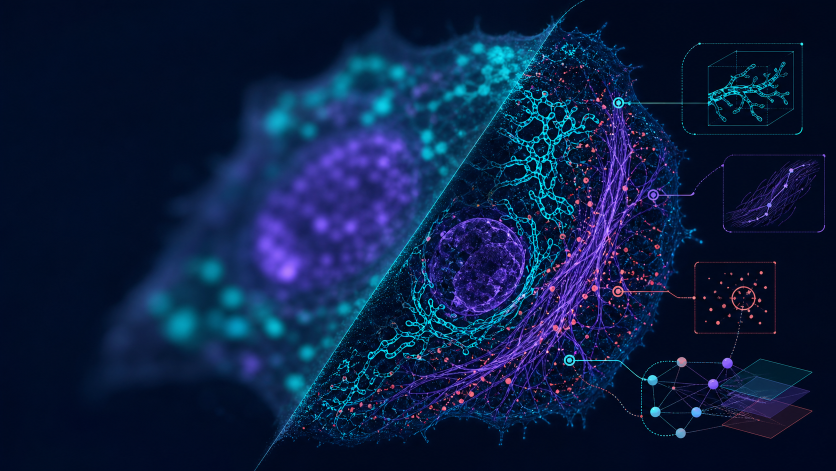
#> input picture MorphAgent_UI/MorphAgent/morphagent_ui/resources/morphagent_hero.png, 1672 x 941 px (shown at 1/2 size)
$ python -i extract.py   (imports and definitions only)   (older library calls are emulated)
#> lines starting #> are read from the running program, lines starting #| are printed output that depends on the picture; after the words box and inside, x2 and y2 are one past the last pixel; in counts of white or black regions, pixels touching at a corner belong together
def extract(img, *segmentation_masks):
    # IMPORT ALL REQUIRED PACKAGES AT THE BEGINNING OF THE FUNCTION
    import numpy as np
    from skimage.feature import graycomatrix
    from skimage.measure import label, regionprops
    from skimage.filters import threshold_otsu
    from skimage.morphology import binary_opening, disk

    # 1. Data Loading and Validation
    # Ensure image is uint8 for GLCM calculation (0-255 levels)
    # If float, scale to 0-255. If uint16, rescale.
    # The dataset description says input is uint8, but we handle robustness.
    img_arr = np.asarray(img)

    # Handle dimensions
    if img_arr.ndim == 3:
        if img_arr.shape[-1] == 3:
            # (H, W, C) - Standard format
            # Channel 1 is Tubulin (Green)
            tubulin = img_arr[..., 1]
        elif img_arr.shape[0] == 3:
            # (C, H, W) - Possible alternative
            tubulin = img_arr[1, ...]
        else:
            # Fallback: take mean or first channel if structure is weird
            tubulin = img_arr[..., 0]
    elif img_arr.ndim == 2:
        # Grayscale image, assume it's the channel of interest
        tubulin = img_arr
    else:
        return 0.0

    # Ensure uint8 for graycomatrix
    if tubulin.dtype != np.uint8:
        # Normalize to 0-1 then scale to 0-255
        min_val = np.min(tubulin)
        max_val = np.max(tubulin)
        if max_val > min_val:
            tubulin = ((tubulin - min_val) / (max_val - min_val) * 255).astype(np.uint8)
        else:
            tubulin = np.zeros_like(tubulin, dtype=np.uint8)

    # 2. Mask Handling
    # We need to identify individual cells to compute per-cell texture
    cell_labels = None

    if segmentation_masks and len(segmentation_masks) > 0:
        # Use the first available mask
        mask_input = segmentation_masks[0]

        # Ensure mask matches image spatial dimensions
        if mask_input.shape[-2:] == tubulin.shape[-2:]:
             # Handle (C, H, W) or (1, H, W) mask
             mask_2d = mask_input.squeeze()
        elif mask_input.shape[:2] == tubulin.shape[:2]:
             # Handle (H, W) or (H, W, 1) mask
             mask_2d = mask_input if mask_input.ndim == 2 else mask_input[..., 0]
        else:
             # Dimension mismatch fallback
             mask_2d = None

        if mask_2d is not None:
            # If mask is already labeled (int > 1), use it. If binary, label it.
            if np.max(mask_2d) > 1:
                cell_labels = mask_2d.astype(int)
            elif np.max(mask_2d) == 1:
                cell_labels = label(mask_2d)
            else:
                # Empty mask
                cell_labels = None

    # Fallback: Generate mask if none provided or invalid
    if cell_labels is None:
        try:
            # Simple background segmentation on Tubulin channel
            # Otsu thresholding
            thresh = threshold_otsu(tubulin)
            binary = tubulin > thresh
            # Clean up noise
            binary = binary_opening(binary, disk(2))
            cell_labels = label(binary)
        except Exception:
            # If thresholding fails (e.g. uniform image), return 0
            return 0.0

    # 3. Feature Extraction: Haralick Entropy
    # We compute GLCM for each cell individually to avoid texture artifacts from cell boundaries/background

    props = regionprops(cell_labels, intensity_image=tubulin)

    if not props:
        return 0.0

    entropies = []

    # GLCM parameters
    distances = [1]
    angles = [0, np.pi/4, np.pi/2, 3*np.pi/4] # 0, 45, 90, 135 degrees
    levels = 256

    for prop in props:
        # Extract the bounding box of the cell
        minr, minc, maxr, maxc = prop.bbox

        # Get the sub-image for the cell
        cell_patch = tubulin[minr:maxr, minc:maxc]

        # Get the mask for the cell within the bounding box
        # prop.image is the binary mask of the cell in the bbox
        cell_mask = prop.image

        # We only want to compute texture on the cell pixels.
        # graycomatrix computes on the rectangular array.
        # Strategy: Mask out background pixels by setting them to 0.
        # Note: This introduces a large peak at (0,0) in the GLCM (background-background).
        # We must handle this during entropy calculation.
        masked_patch = cell_patch.copy()
        masked_patch[~cell_mask] = 0

        # Compute GLCM
        # symmetric=True, normed=True
        glcm = graycomatrix(masked_patch, distances=distances, angles=angles,
                            levels=levels, symmetric=True, normed=True)

        # glcm shape: (levels, levels, num_distances, num_angles)

        # Calculate Entropy manually
        # Entropy = - sum(p * log2(p))

        # To avoid the background influence (the massive count of 0-0 pairs outside the cell),
        # we can zero out the [0,0] entry of the GLCM and re-normalize.
        # This focuses the texture metric on the internal structure and the boundary contrast.

        # Iterate over angles to compute mean entropy for this cell
        cell_angle_entropies = []
        for angle_idx in range(len(angles)):
            P = glcm[:, :, 0, angle_idx]

            # Remove background-background interactions (index 0,0)
            # This is critical because the rectangular bbox contains many 0s that are not part of the cell
            # However, pixels inside the cell might genuinely be 0.
            # A safer approach for "texture within ROI" is usually to ignore the 0-0 transition
            # if 0 represents the masked background.

            # Since we masked with 0, P[0,0] is dominated by the mask.
            # We set P[0,0] to 0 and re-normalize.
            P_copy = P.copy()
            P_copy[0, 0] = 0

            sum_p = np.sum(P_copy)
            if sum_p > 0:
                P_norm = P_copy / sum_p

                # Compute entropy on non-zero elements
                mask_p = P_norm > 0
                entropy = -np.sum(P_norm[mask_p] * np.log2(P_norm[mask_p]))
                cell_angle_entropies.append(entropy)
            else:
                cell_angle_entropies.append(0.0)

        # Average over angles for this cell
        if cell_angle_entropies:
            entropies.append(np.mean(cell_angle_entropies))

    # 4. Aggregation
    if not entropies:
        return 0.0

    result = np.mean(entropies)

    return float(result)

>>> import cv2
>>> picture = cv2.imread('../../../../../../MorphAgent_UI/MorphAgent/morphagent_ui/resources/morphagent_hero.png', cv2.IMREAD_GRAYSCALE)
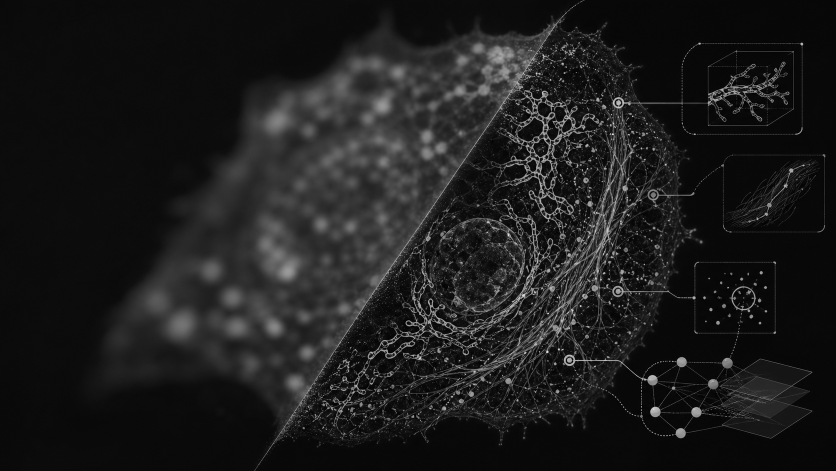
#> picture: shape (941, 1672) (shown at 1/2 size); min 0, max 255, mean 28.4
>>> result = extract(picture)
#> in extract, `thresh = threshold_otsu(tubulin)`: thresh = 45
#> in extract, `binary = tubulin > thresh`:
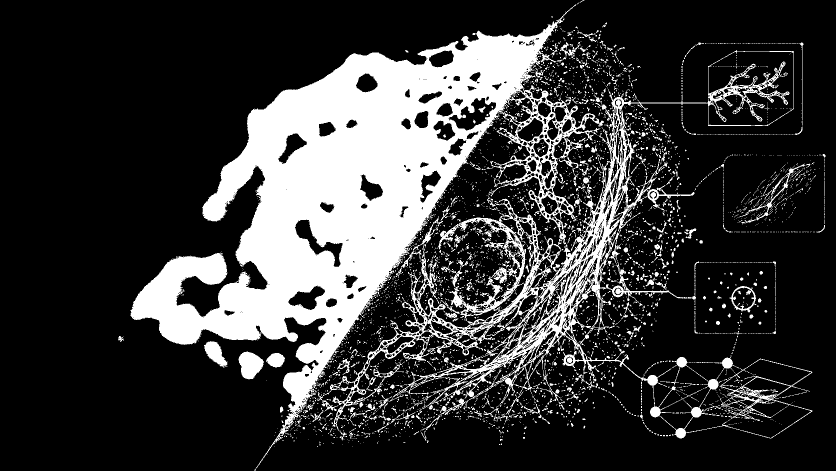
#> binary: shape (941, 1672) bool (shown at 1/2 size); 22% white; 4219 white regions (3841 under 20 px), largest, box (x1, y1, x2, y2) and area: (261, 9, 1208, 941) 239037, (664, 100, 1588, 861) 57588, (1300, 714, 1625, 877) 5938
#> in extract, `binary = binary_opening(binary, disk(2))`:
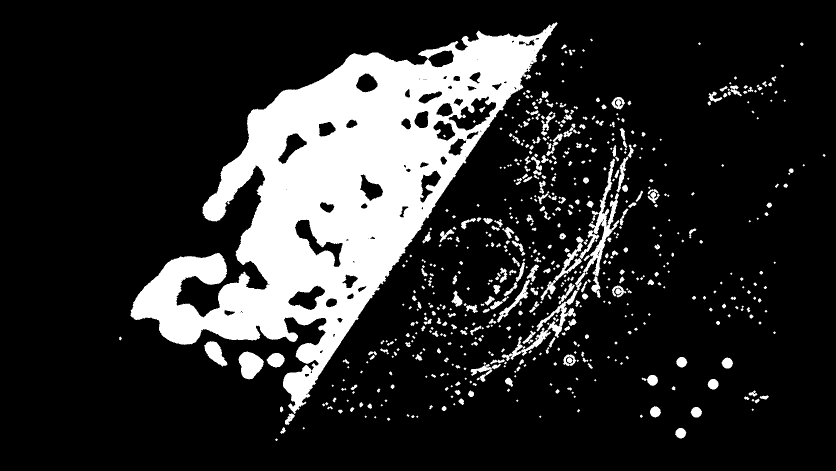
#> binary: shape (941, 1672) bool (shown at 1/2 size); 17.2% white; 637 white regions (225 under 20 px)
#> in extract, `cell_labels = label(binary)`:
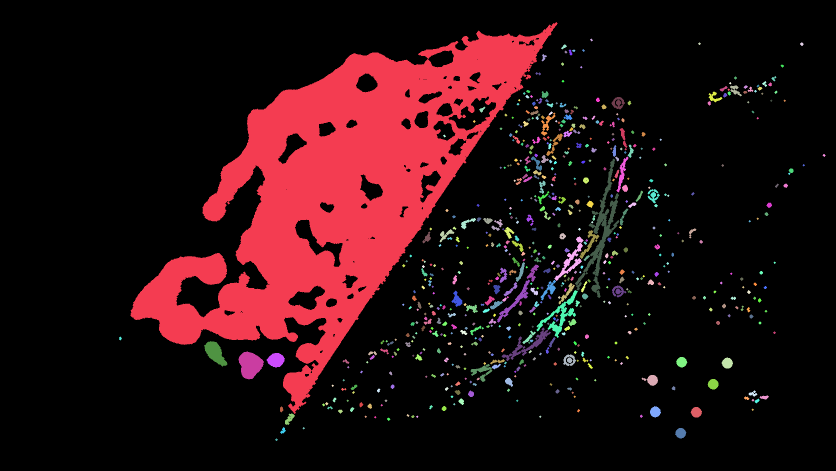
#> cell_labels: shape (941, 1672) int32 (shown at 1/2 size); 638 distinct labels, from 0 to 637; one colour per label, 0 black
#> in extract, `props = regionprops(cell_labels, intensity_image=tubulin)`: props = 637 regions; largest, box (x1, y1, x2, y2) and area: (261, 44, 1115, 828) 223836, (1150, 317, 1239, 596) 4215, (477, 703, 528, 759) 1941, (1073, 580, 1156, 676) 1662, (408, 682, 455, 733) 1263
#> the loop in extract, `for prop in props:` made 637 passes
#> (minr, minc, maxr, maxc) on passes 1 to 3: (44, 261, 828, 1115), (77, 1180, 83, 1186), (85, 1396, 90, 1402)
#> pass 1, in extract, `cell_patch = tubulin[minr:maxr, minc:maxc]`:
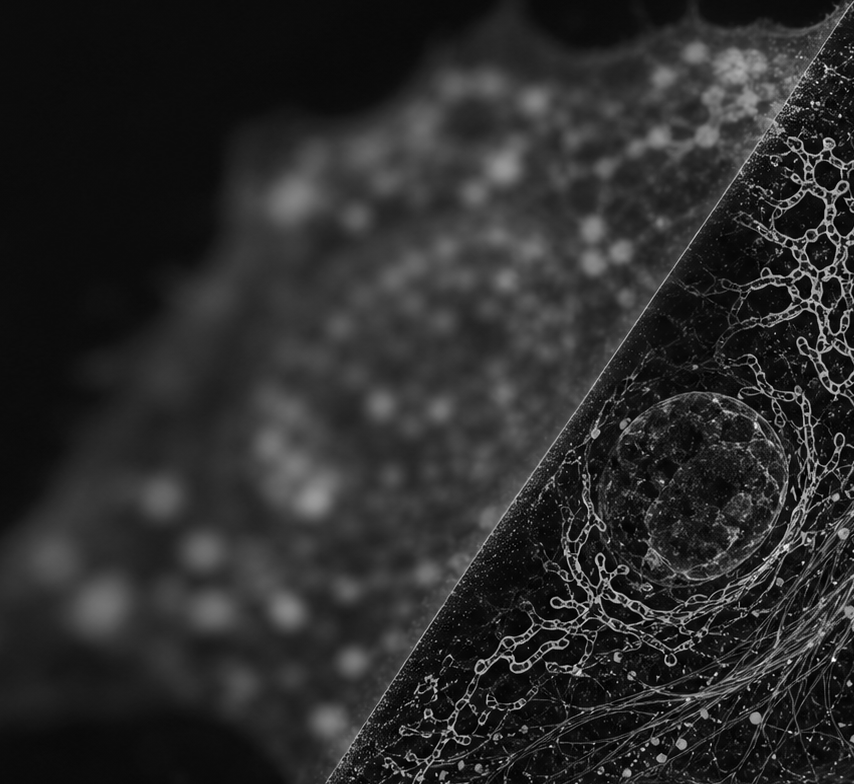
#> cell_patch: shape (784, 854); min 0, max 255, mean 43.3
#> pass 1, in extract, `cell_mask = prop.image`:
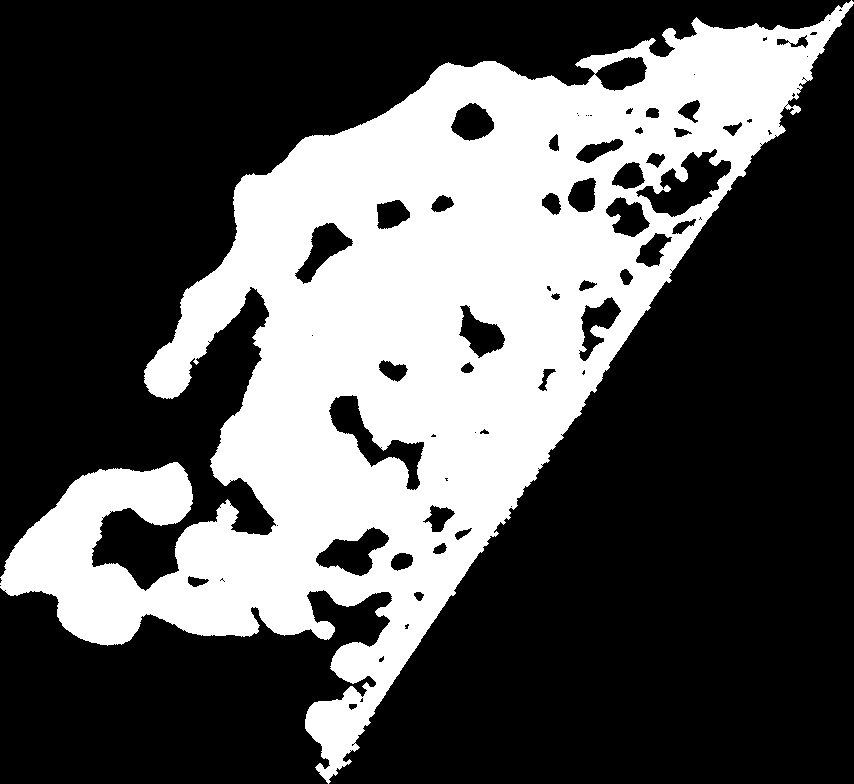
#> cell_mask: shape (784, 854) bool; 33.4% white; 1 white region, box (x1, y1, x2, y2) and area: (0, 0, 854, 784) 223836
#> after the loop in extract, `for prop in props:`:
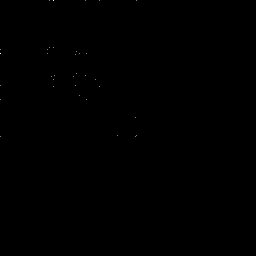
#> P_copy: shape (256, 256) float64; min 0, max 0.05, mean 1.37e-05; drawn with min black and max white
#> after the loop in extract, `for prop in props:`: entropies = 637 values, max 12.01 at index 147, min 2.89 at index 490, mean 6.1
#> in extract, `result = np.mean(entropies)`: result = 6.1
#> result = 6.1
